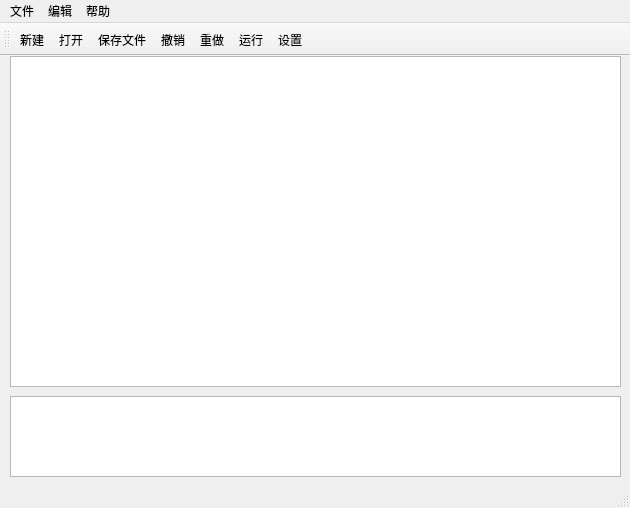
<?xml version="1.0" encoding="UTF-8"?>
<ui version="4.0">
 <class>MainWindow</class>
 <widget class="QMainWindow" name="MainWindow">
  <property name="geometry">
   <rect>
    <x>0</x>
    <y>0</y>
    <width>630</width>
    <height>508</height>
   </rect>
  </property>
  <property name="windowTitle">
   <string>HJ Editor</string>
  </property>
  <widget class="QWidget" name="centralWidget">
   <widget class="CodeEditor" name="editor">
    <property name="geometry">
     <rect>
      <x>10</x>
      <y>0</y>
      <width>611</width>
      <height>331</height>
     </rect>
    </property>
   </widget>
   <widget class="Console" name="outputText">
    <property name="geometry">
     <rect>
      <x>10</x>
      <y>340</y>
      <width>611</width>
      <height>81</height>
     </rect>
    </property>
   </widget>
  </widget>
  <widget class="QMenuBar" name="menuBar">
   <property name="geometry">
    <rect>
     <x>0</x>
     <y>0</y>
     <width>630</width>
     <height>22</height>
    </rect>
   </property>
   <widget class="QMenu" name="menu">
    <property name="title">
     <string>文件</string>
    </property>
    <addaction name="actionNewFile"/>
    <addaction name="actionOpen"/>
    <addaction name="actionSave_File"/>
   </widget>
   <widget class="QMenu" name="menuEdit_O">
    <property name="title">
     <string>编辑</string>
    </property>
    <addaction name="actionSelectAll"/>
    <addaction name="actionUndo"/>
    <addaction name="actionRedo"/>
   </widget>
   <widget class="QMenu" name="menuHelp_H">
    <property name="title">
     <string>帮助</string>
    </property>
    <addaction name="actionAbout"/>
    <addaction name="actionDocument"/>
   </widget>
   <addaction name="menu"/>
   <addaction name="menuEdit_O"/>
   <addaction name="menuHelp_H"/>
  </widget>
  <widget class="QToolBar" name="mainToolBar">
   <property name="iconSize">
    <size>
     <width>24</width>
     <height>24</height>
    </size>
   </property>
   <property name="toolButtonStyle">
    <enum>Qt::ToolButtonIconOnly</enum>
   </property>
   <attribute name="toolBarArea">
    <enum>TopToolBarArea</enum>
   </attribute>
   <attribute name="toolBarBreak">
    <bool>false</bool>
   </attribute>
   <addaction name="actionNewFile"/>
   <addaction name="actionOpen"/>
   <addaction name="actionSave_File"/>
   <addaction name="actionUndo"/>
   <addaction name="actionRedo"/>
   <addaction name="actionRun"/>
   <addaction name="actionSetting"/>
  </widget>
  <widget class="QStatusBar" name="statusBar"/>
  <action name="actionNewFile">
   <property name="icon">
    <iconset>
     <normaloff>:/image/New.png</normaloff>:/image/New.png</iconset>
   </property>
   <property name="text">
    <string>新建</string>
   </property>
   <property name="toolTip">
    <string>新建一个C++代码文件</string>
   </property>
   <property name="shortcut">
    <string>Ctrl+N</string>
   </property>
  </action>
  <action name="actionOpen">
   <property name="icon">
    <iconset>
     <normaloff>:/image/Open.png</normaloff>:/image/Open.png</iconset>
   </property>
   <property name="text">
    <string>打开...</string>
   </property>
   <property name="toolTip">
    <string>打开文件...</string>
   </property>
   <property name="shortcut">
    <string>Ctrl+O</string>
   </property>
  </action>
  <action name="actionSelectAll">
   <property name="text">
    <string>全选</string>
   </property>
   <property name="toolTip">
    <string>选择全部文本</string>
   </property>
   <property name="shortcut">
    <string>Ctrl+A</string>
   </property>
  </action>
  <action name="actionUndo">
   <property name="icon">
    <iconset>
     <normaloff>:/image/Undo.png</normaloff>:/image/Undo.png</iconset>
   </property>
   <property name="text">
    <string>撤销</string>
   </property>
   <property name="shortcut">
    <string>Ctrl+Z</string>
   </property>
  </action>
  <action name="actionRedo">
   <property name="icon">
    <iconset>
     <normaloff>:/image/Redo.png</normaloff>:/image/Redo.png</iconset>
   </property>
   <property name="text">
    <string>重做</string>
   </property>
   <property name="shortcut">
    <string>Ctrl+Shift+Z</string>
   </property>
  </action>
  <action name="actionAbout">
   <property name="text">
    <string>关于 HJ Editor</string>
   </property>
   <property name="toolTip">
    <string>关于 HJ Editor</string>
   </property>
  </action>
  <action name="actionDocument">
   <property name="text">
    <string>说明文档</string>
   </property>
   <property name="toolTip">
    <string>查看说明文档</string>
   </property>
  </action>
  <action name="actionSave_File">
   <property name="icon">
    <iconset>
     <normaloff>:/image/Save.png</normaloff>:/image/Save.png</iconset>
   </property>
   <property name="text">
    <string>保存文件</string>
   </property>
   <property name="toolTip">
    <string>保存文件</string>
   </property>
   <property name="shortcut">
    <string>Ctrl+S</string>
   </property>
  </action>
  <action name="actionRun">
   <property name="icon">
    <iconset>
     <normaloff>:/image/Run.png</normaloff>:/image/Run.png</iconset>
   </property>
   <property name="text">
    <string>运行</string>
   </property>
   <property name="toolTip">
    <string>编译并运行代码</string>
   </property>
   <property name="shortcut">
    <string>Ctrl+R</string>
   </property>
  </action>
  <action name="actionSetting">
   <property name="icon">
    <iconset>
     <normaloff>:/image/Setting.png</normaloff>:/image/Setting.png</iconset>
   </property>
   <property name="text">
    <string>设置</string>
   </property>
   <property name="toolTip">
    <string>更改编辑器的设置</string>
   </property>
   <property name="visible">
    <bool>false</bool>
   </property>
  </action>
 </widget>
 <layoutdefault spacing="6" margin="11"/>
 <customwidgets>
  <customwidget>
   <class>CodeEditor</class>
   <extends>QPlainTextEdit</extends>
   <header location="global">codeeditor.h</header>
  </customwidget>
  <customwidget>
   <class>Console</class>
   <extends>QPlainTextEdit</extends>
   <header location="global">console.h</header>
  </customwidget>
 </customwidgets>
 <resources/>
 <connections/>
</ui>
